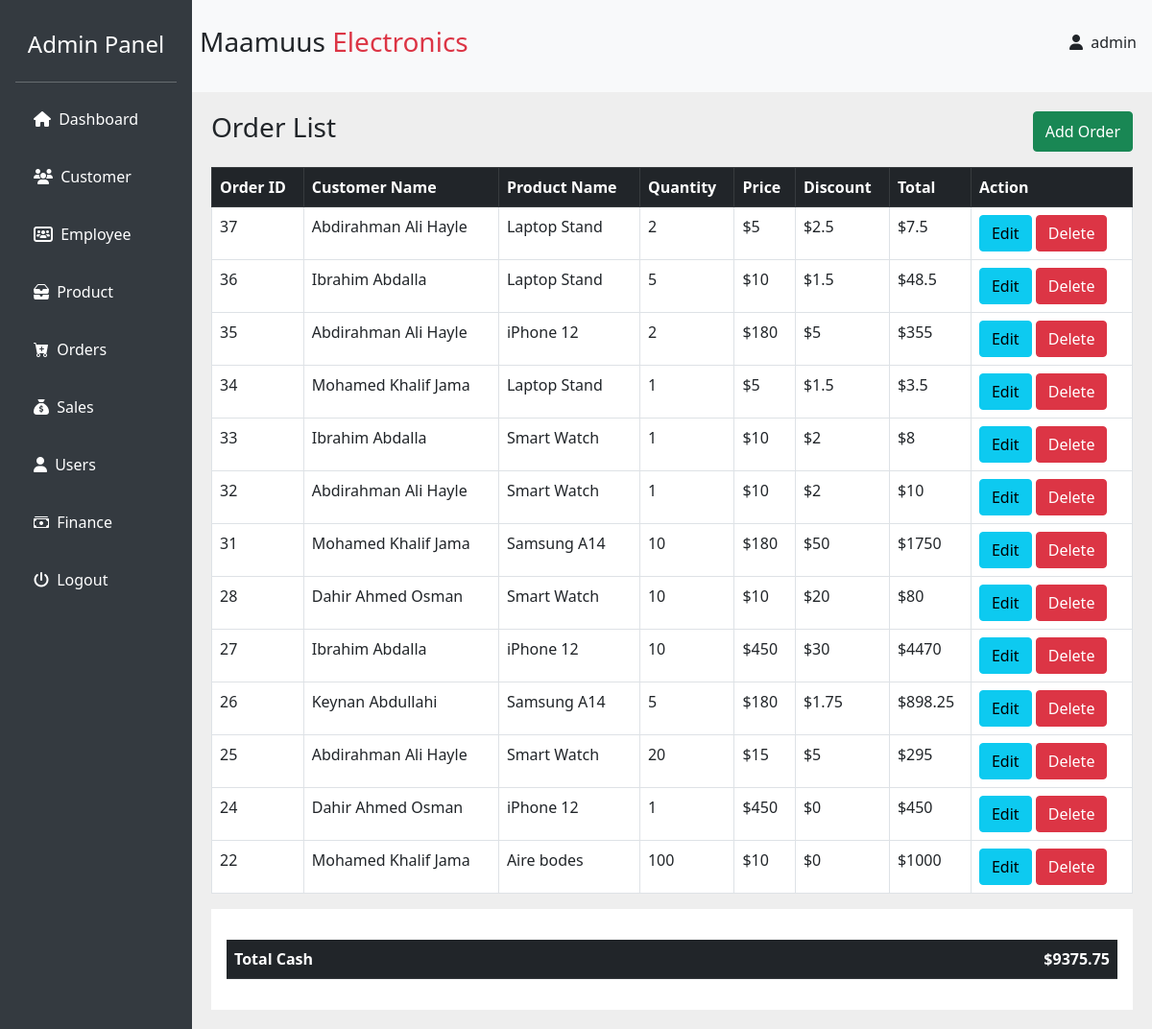
Screenshot of /orders.php (signed in) with the database file from the repository.
### tables this page shows
CREATE TABLE `orders` (
  `id` int(11) NOT NULL,
  `cname` varchar(50) NOT NULL,
  `pname` varchar(40) NOT NULL,
  `quantity` varchar(40) NOT NULL,
  `price` float NOT NULL,
  `discount` float NOT NULL,
  `total` varchar(50) NOT NULL
);

### orders.php (the view, shortened to what this page needs)
<?php include("./src/connection.php") ?>
<?php include("./src/sidebar.php")?>
    <div class="content d-flex flex-column">
      <nav class="navbar navbar-expand-lg navbar-light">
        <?php include ("./src/header.php");?>
      <div class="main-content">
        <div class="d-flex flex-row justify-content-between">
          <h3>Order List</h3>
          <button type="button" class="btn btn-success" data-bs-toggle="modal" data-bs-target="#insertModal">
          Add Order
        </button>
        </div>
        <table class='table my-3 table-bordered bg-white'>
                 <tr class='table-dark '>
                  <th>Order ID</th>
                  <th>Customer Name</th>
                  <th>Product Name</th>
                  <th>Quantity</th>
                  <th>Price</th>
                  <th>Discount</th>
                  <th>Total</th>
                  <th>Action</th>
                </tr>
          <?php
          $sql = "SELECT id, cname, pname, quantity, price, discount, total FROM orders ORDER BY id DESC";
          $result = $conn->query($sql);
          while ($row = $result->fetch_assoc()) {
            ?>
                         <tr>
                            <td><?php echo $row["id"]?></td>
                            <td><?php echo $row["cname"]?></td>
                            <td><?php echo $row["pname"]?></td>
                            <td><?php echo $row["quantity"]?></td>
                            <td>$<?php echo $row["price"]?></td>
                            <td>$<?php echo $row["discount"]?></td>
                            <td>$<?php echo $row["total"]?></td>
                            <td>
                              <a href="./editOrder.php?id=<?php echo $row["id"] ?>&cname=<?php echo $row["cname"]?>&pname=<?php echo $row["pname"] ?>&quantity=<?php echo $row["quantity"]?>&price=<?php echo $row["price"]?>&discount=<?php echo $row["discount"]?>&total=<?php echo $row["total"]?> " class="btn btn-info">Edit</a>
                              <a href="./orderDel.php?id=<?php echo $row["id"] ?>" class="btn btn-danger">Delete</a>
                            </td>
                         </tr>
                    <?php }?>
                   </table>
        <?php
            $sql = "SELECT SUM(total) AS total_amount FROM orders";
            $result = $conn->query($sql);
            if ($result->num_rows > 0) {
                while($row = $result->fetch_assoc()) {
        ?>
        <div class="bg-white p-3">
        <table class='table my-3 bg-white fw-bold'>
                 <tr class='table-dark '>
                  <td>Total Cash</td>
                  <td class="text-end">$<?php if ($row['total_amount'] == 0) {
                    echo "0";} echo $row['total_amount'];?></td>
                 </tr>
                <?php
                 }
                } else {
                }
                ?>
        </div>
      </div>
    </div>
    <?php include("./src/footer.php")?>

### src/style.css (style rules this page uses)
body { display: flex; height: 100vh; overflow: hidden; background-color: #eee; }
.content { flex-grow: 1; overflow-y: auto; }
.navbar { background: #f8f9fa; flex-shrink: 0; }
.main-content { padding: 20px; }

### rows the page displays
orders: id "37", cname "Abdirahman Ali Hayle", pname "Laptop Stand", quantity "2", price "5", discount "2.5", total "7.5"
orders: id "36", cname "Ibrahim Abdalla", pname "Laptop Stand", quantity "5", price "10", discount "1.5", total "48.5"
orders: id "35", cname "Abdirahman Ali Hayle", pname "iPhone 12", quantity "2", price "180", discount "5", total "355"
orders: id "34", cname "Mohamed Khalif Jama", pname "Laptop Stand", quantity "1", price "5", discount "1.5", total "3.5"
orders: id "33", cname "Ibrahim Abdalla", pname "Smart Watch", quantity "1", price "10", discount "2", total "8"
orders: id "32", cname "Abdirahman Ali Hayle", pname "Smart Watch", quantity "1", price "10", discount "2", total "10"
orders: id "31", cname "Mohamed Khalif Jama", pname "Samsung A14", quantity "10", price "180", discount "50", total "1750"
orders: id "28", cname "Dahir Ahmed Osman", pname "Smart Watch", quantity "10", price "10", discount "20", total "80"
orders: id "27", cname "Ibrahim Abdalla", pname "iPhone 12", quantity "10", price "450", discount "30", total "4470"
orders: id "26", cname "Keynan Abdullahi", pname "Samsung A14", quantity "5", price "180", discount "1.75", total "898.25"
orders: id "25", cname "Abdirahman Ali Hayle", pname "Smart Watch", quantity "20", price "15", discount "5", total "295"
orders: id "24", cname "Dahir Ahmed Osman", pname "iPhone 12", quantity "1", price "450", discount "0", total "450"
orders: id "22", cname "Mohamed Khalif Jama", pname "Aire bodes", quantity "100", price "10", discount "0", total "1000"

### other values shown
$_SESSION['username'] "admin"
$row['total_amount'] "9375.75"
